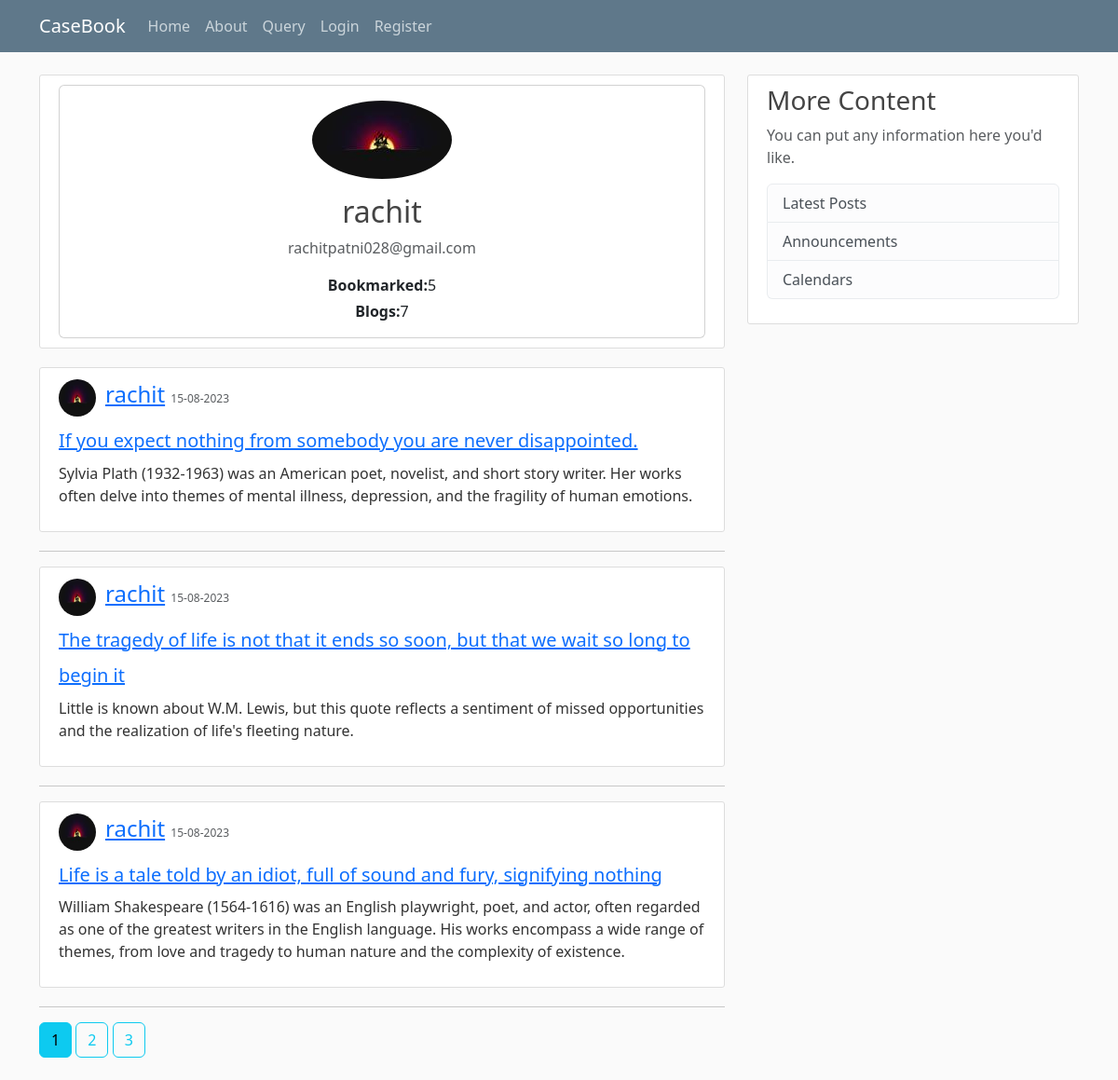
Screenshot of /user/rachit/posts with the database file from the repository.
### blogsite/models.py (models this page shows, shortened)
class User(db.Model, UserMixin):
    id = db.Column(db.Integer, primary_key=True)
    username = db.Column(db.String(20), unique=True, nullable=False)
    email = db.Column(db.String(100), unique=True, nullable=False)
    img_file = db.Column(db.String(20), nullable=False, default='default.jpeg')
    password = db.Column(db.String(60), nullable=False)
    posts = db.relationship('Post', backref='author', lazy=True)

class Post(db.Model):
    id = db.Column(db.Integer, primary_key=True)
    title = db.Column(db.String(50), nullable=False)
    date_posted = db.Column(db.DateTime, nullable=False, default=datetime.utcnow)
    content = db.Column(db.Text, nullable=False)
    user_id = db.Column(db.Integer, db.ForeignKey('user.id'), nullable=False)

### blogsite/routes.py (the view)
@app.route('/user/<string:username>/posts')
def user_posts(username):
    page = request.args.get(key='page',default=1,type=int)
    user = User.query.filter_by(username=username).first_or_404()
    img_file = url_for('static',filename=r'profile_pic/'+user.img_file)
    posts = Post.query.filter_by(author=user)\
        .order_by(Post.date_posted.desc())\
        .paginate(per_page=3)
    return render_template('user_posts.html',page_title=username,user=user,posts=posts,img_file=img_file)

### blogsite/templates/user_posts.html
{% extends "layout.html" %}
{% block page_content %}
<div class="content-section">
  <div class="column-md-3">
    <div class="card">
      <div class="card-body">
        <div class="text-center">
          <div class="profile-photo-container">
            <img src="{{ img_file }}" alt="Profile Photo" class="img-fluid rounded-circle" style="max-width: 150px;">
          </div>
          <h2 class="mt-3">{{ user.username }}</h2>
          <p class="text-muted">{{ user.email }}</p>
          <p class="mb-1"><strong>Bookmarked:</strong>5</p>
          <p class="mb-0"><strong>Blogs:</strong>{{ posts.total }}</p>
        </div>
      </div>
    </div>
  </div>
</div>
{% for post in posts.items %}
  <article class="media content-section">
    <div class="d-flex align-items-center">
      <img class="img-fluid rounded-circle article-img mr-3"
        src="{{ url_for('static',filename='profile_pic/'+post.author.img_file) }}" alt="Profile Photo of author">
      <div style="margin-left: 10px;">
        <div class="article-metadata">
          <a class="mr-2" href="{{ url_for('user_posts',username=post.author.username) }}">{{ post.author.username }}</a>
          <small class="text-muted" style="font-size: 0.75rem;">{{ post.date_posted.strftime('%d-%m-%Y')
            }}</small>
        </div>
      </div>
    </div>
    <div class="media-body">
      <h2><a class="article-title" href="{{ url_for('post',post_id=post.id) }}">{{ post.title }}</a></h2>
      <p class="article-content">{{ post.content }}</p>
    </div>
  </article>
  <hr>
{% endfor %}
{% for page_num in posts.iter_pages(left_edge=2, right_edge=2, left_current=1, right_current=1) %}
  {% if page_num %}
    {% if posts.page==page_num %}
      <a class="btn btn-info mb-4" href="{{ url_for('user_posts',username=user.username,page=page_num) }}">{{ page_num }}</a>
    {% else %}
      <a class="btn btn-outline-info mb-4" href="{{ url_for('user_posts',username=user.username,page=page_num) }}">{{ page_num }}</a>
    {% endif %}
  {% else %}
    ...
  {% endif %}
{% endfor %}
{% endblock page_content %}

### blogsite/static/temp_style.css (style rules this page uses)
body { background: #fafafa; color: #333333; margin-top: 5rem; }
h1, h2, h3, h4, h5, h6 { color: #444444; }
.content-section { background: #ffffff; padding: 10px 20px; border: 1px solid #dddddd; border-radius: 3px; margin-bottom: 20px; }
.article-title { font-size: 1.25rem; }
.article-content { margin-top: 0.5rem; }
.article-img { height: 40px; width: 40px; }
.article-metadata { font-size: 1.5rem; margin-bottom: 0.5rem; }

### rows the page displays
User: username "rachit", email "rachitpatni028@gmail.com"
Post: img_file (picture), author.username "rachit", date_posted "15-08-2023", title "If you expect nothing from somebody you are never disappointed.", content "Sylvia Plath (1932-1963) was an American poet, novelist, and short story writer. Her works often delve into themes of mental illness, depression, and the fragility of human emotions."
Post: img_file (picture), author.username "rachit", date_posted "15-08-2023", title "The tragedy of life is not that it ends so soon, but that we wait so long to begin it", content "Little is known about W.M. Lewis, but this quote reflects a sentiment of missed opportunities and the realization of life's fleeting nature."
Post: img_file (picture), author.username "rachit", date_posted "15-08-2023", title "Life is a tale told by an idiot, full of sound and fury, signifying nothing", content "William Shakespeare (1564-1616) was an English playwright, poet, and actor, often regarded as one of the greatest writers in the English language. His works encompass a wide range of themes, from love and tragedy to human nature and the complexity of existence."

### other values shown
{{ posts.total }} "7"
{{ page_num }} "1"
{{ page_num }} "2" "3"
